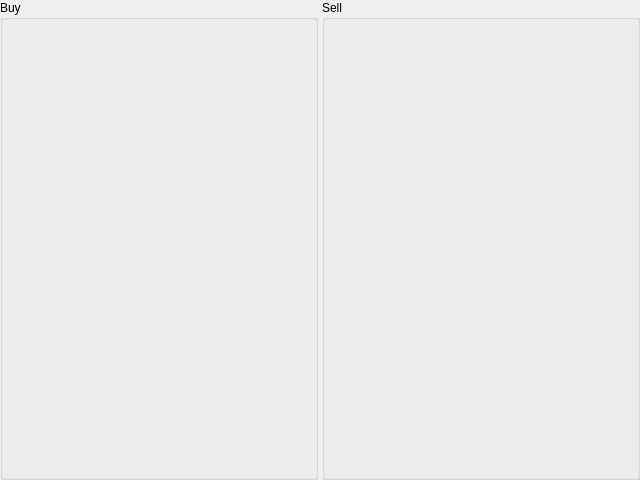
<?xml version="1.0" encoding="UTF-8"?>
<ui version="4.0">
 <class>DecisionMakerConfigWidget</class>
 <widget class="QWidget" name="DecisionMakerConfigWidget">
  <property name="geometry">
   <rect>
    <x>0</x>
    <y>0</y>
    <width>640</width>
    <height>480</height>
   </rect>
  </property>
  <layout class="QHBoxLayout" name="horizontalLayout">
   <property name="spacing">
    <number>4</number>
   </property>
   <property name="leftMargin">
    <number>0</number>
   </property>
   <property name="topMargin">
    <number>0</number>
   </property>
   <property name="rightMargin">
    <number>0</number>
   </property>
   <property name="bottomMargin">
    <number>0</number>
   </property>
   <item>
    <widget class="QGroupBox" name="buyGroupBox">
     <property name="title">
      <string>Buy</string>
     </property>
     <layout class="QVBoxLayout" name="verticalLayout">
      <item>
       <layout class="QVBoxLayout" name="layoutForBuyDecisionWidgets">
        <property name="spacing">
         <number>4</number>
        </property>
       </layout>
      </item>
      <item>
       <spacer name="verticalSpacer">
        <property name="orientation">
         <enum>Qt::Orientation::Vertical</enum>
        </property>
        <property name="sizeHint" stdset="0">
         <size>
          <width>20</width>
          <height>386</height>
         </size>
        </property>
       </spacer>
      </item>
     </layout>
    </widget>
   </item>
   <item>
    <widget class="QGroupBox" name="sellGroupBox">
     <property name="title">
      <string>Sell</string>
     </property>
     <layout class="QVBoxLayout" name="verticalLayout_2">
      <item>
       <layout class="QVBoxLayout" name="layoutForSellDecisionWidgets">
        <property name="spacing">
         <number>4</number>
        </property>
       </layout>
      </item>
      <item>
       <spacer name="verticalSpacer_2">
        <property name="orientation">
         <enum>Qt::Orientation::Vertical</enum>
        </property>
        <property name="sizeHint" stdset="0">
         <size>
          <width>20</width>
          <height>386</height>
         </size>
        </property>
       </spacer>
      </item>
     </layout>
    </widget>
   </item>
  </layout>
 </widget>
 <resources/>
 <connections/>
</ui>
